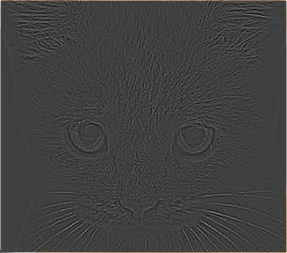
#> input picture Assignment1/Assignment-1/results/high_pass_image.jpg, 287 x 253 px, given in place of fish.bmp, which was not available
$ jupyter execute --allow-errors proj1.ipynb   (shell and % lines are left out)   (text cells are left out)
#> lines starting #> are read from the running program, lines starting #| are printed output that depends on the picture; pictures that were not available may be replaced by others from this repository, and a replacement may not be noted
### Assignment1/Assignment-1/code/utils.py
import cv2
import numpy as np

# [24 lines left out: function vis_hybrid_image, not called in this run]

def im2single(im):
  im = im.astype(np.float32) / 255
  return im

# [4 lines left out: function single2im, not called in this run]

def load_image(path):
  return im2single(cv2.imread(path))[:, :, ::-1]

def save_image(path, im):
  return cv2.imwrite(path, single2im(im.copy())[:, :, ::-1])

def im_range(im):
  im -= im.min()
  im = im / im.max()
  return im

### Assignment1/Assignment-1/code/student_code.py
import numpy as np
from utils import im_range

def my_imfilter(image, filter):
  """
  Apply a filter to an image. Return the filtered image.

  Args
  - image: numpy nd-array of dim (m, n, c)
  - filter: numpy nd-array of dim (k, k)
  Returns
  - filtered_image: numpy nd-array of dim (m, n, c)

  HINTS:
  - You may not use any libraries that do the work for you. Using numpy to work
   with matrices is fine and encouraged. Using opencv or similar to do the
   filtering for you is not allowed.
  - I encourage you to try implementing this naively first, just be aware that
   it may take an absurdly long time to run. You will need to get a function
   that takes a reasonable amount of time to run so that the TAs can verify
   your code works.
  - Remember these are RGB images, accounting for the final image dimension.
  """

  assert filter.shape[0] % 2 == 1
  assert filter.shape[1] % 2 == 1

  ############################
  ### TODO: YOUR CODE HERE ###

  m,n,c = image.shape
  k_h,k_w = filter.shape
  pad_h = k_h//2
  pad_w = k_w//2

  padded_image = np.pad(image, ((pad_h,pad_h),(pad_w,pad_w),(0,0)), mode='constant', constant_values=0)
  #padded_image = np.pad(image,((pad_h,pad_h),(pad_w,pad_w),(0,0)),'reflect')
  filtered_image = np.zeros_like(image)
  for i in range(m):
    for j in range(n):
      for k in range(c):
        filtered_image[i,j,k] = np.sum(padded_image[i:i+k_h,j:j+k_w,k] * filter)
  filtered_image = im_range(filtered_image)
  return filtered_image

  ### END OF STUDENT CODE ####
  ############################

  return filtered_image

def create_hybrid_image(image1, image2, filter):
  """
  Takes two images and creates a hybrid image. Returns the low
  frequency content of image1, the high frequency content of
  image 2, and the hybrid image.

  Args
  - image1: numpy nd-array of dim (m, n, c)
  - image2: numpy nd-array of dim (m, n, c)
  Returns
  - low_frequencies: numpy nd-array of dim (m, n, c)
  - high_frequencies: numpy nd-array of dim (m, n, c)
  - hybrid_image: numpy nd-array of dim (m, n, c)

  HINTS:
  - You will use your my_imfilter function in this function.
  - You can get just the high frequency content of an image by removing its low
    frequency content. Think about how to do this in mathematical terms.
  - Don't forget to make sure the pixel values are >= 0 and <= 1. This is known
    as 'clipping'.
  - If you want to use images with different dimensions, you should resize them
    in the notebook code.
  """


  assert image1.shape[0] == image2.shape[0]
  assert image1.shape[1] == image2.shape[1]
  assert image1.shape[2] == image2.shape[2]

  ############################
  ### TODO: YOUR CODE HERE ###

  low_frequencies = my_imfilter(image1, filter)
  low_frequencies = im_range(low_frequencies)

  high_frequencies = image2-my_imfilter(image2, filter)
  high_frequencies = im_range(high_frequencies)

  hybrid_image = im_range(low_frequencies + high_frequencies)

  ### END OF STUDENT CODE ####
  ############################

  return low_frequencies, high_frequencies, hybrid_image

### Assignment1/Assignment-1/code/proj1.ipynb
[cell 1]
import cv2
import numpy as np
import matplotlib
import matplotlib.pyplot as plt
from utils import vis_hybrid_image, load_image, save_image, im_range
from student_code import my_imfilter, create_hybrid_image


image1 = load_image('../data/fish.bmp')
image2 = load_image('../data/submarine.bmp')
#> call 2 of load_image, with path = '../data/submarine.bmp'
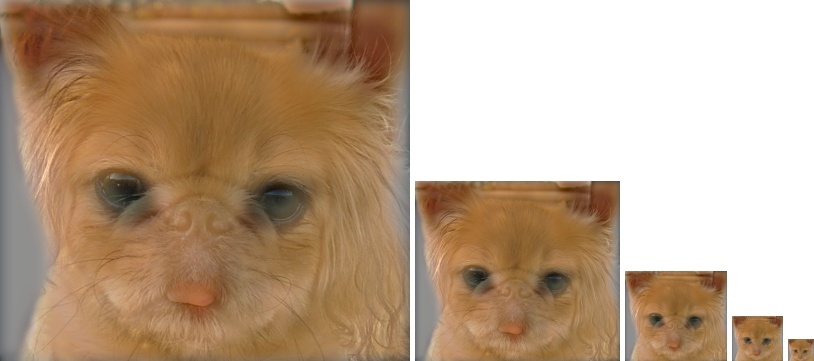
#> input picture Assignment1/Assignment-1/results/hybrid_image_scales.jpg, 814 x 361 px, given in place of submarine.bmp, which was not available
#> in load_image (call 2), `return im2single(cv2.imread(path))[:, :, ::-1]`:
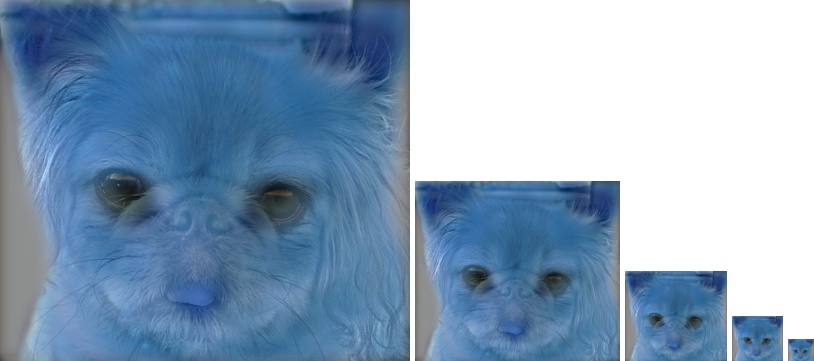
#> returned value: shape (361, 814, 3) float32; mean of channels 0, 1, 2 0.735, 0.635, 0.535; drawn as B, G, R

# display the dog and cat images
plt.figure(figsize=(3,3)); plt.imshow((image1*255).astype(np.uint8));
plt.figure(figsize=(3,3)); plt.imshow((image2*255).astype(np.uint8));

[cell 2]
cutoff_frequency = 10
filter = cv2.getGaussianKernel(ksize=cutoff_frequency*4+1,
                               sigma=cutoff_frequency)
filter = np.dot(filter, filter.T)

# let's take a look at the filter!
plt.figure(figsize=(4,4)); plt.imshow(filter);
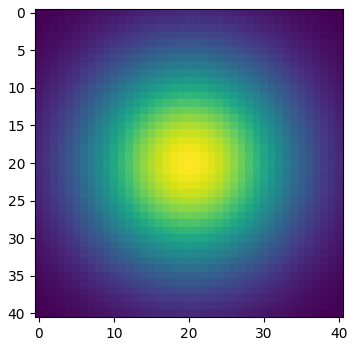
#> figure drawn by matplotlib, 1 panel

[cell 3]
blurry_dog = my_imfilter(image1, filter)
#> in my_imfilter, `padded_image = np.pad(image, ((pad_h,pad_h),(pad_w,pad_w),(0,0)), mode..`:
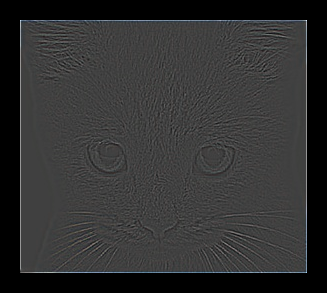
#> padded_image: shape (293, 327, 3) float32; mean of channels 0, 1, 2 0.195, 0.195, 0.195; drawn as B, G, R
#> after the loop in my_imfilter, `for i in range(m):`:
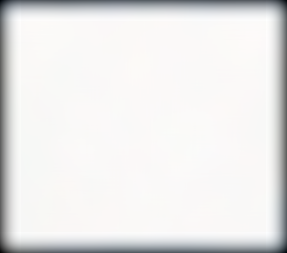
#> filtered_image: shape (253, 287, 3) float32; mean of channels 0, 1, 2 0.241, 0.241, 0.242; drawn with min black and max white
plt.figure(); plt.imshow((blurry_dog*255).astype(np.uint8));

#> (a cell that did not finish here is left out)
